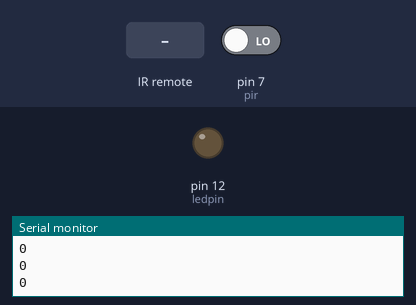
Bench run of a sketch on a simulated Arduino Uno, built with avr-gcc and run on an emulated ATmega328P. Parts: output pins drawn as LEDs (lit = HIGH), the last lines printed to the serial monitor. The test bench sets the inputs (shaded band); at power-on: pin 7 (pir) LOW.

Above: at 2.8 s.
2.9 s: infrared code 0x40BFC837 received
At 3.3 s:
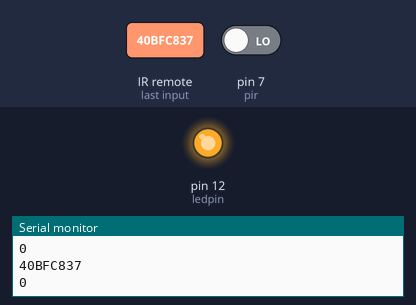
7.5 s: pin 7 (pir) driven HIGH
At 10.2 s:
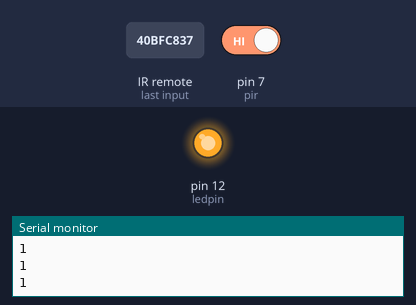
10.5 s: pin 7 (pir) driven LOW
At 12.6 s:
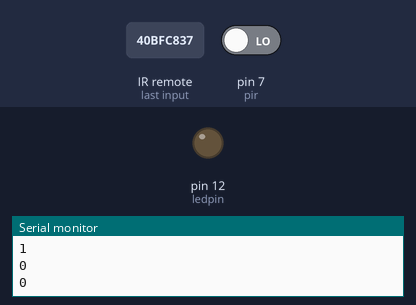
Timing chart, 0 to 14.1 s (numbered marks = the images above; inputs shaded):
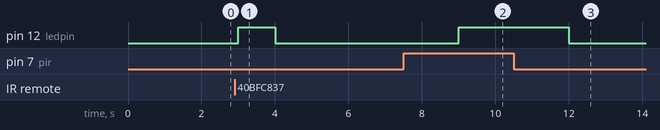

The sketch:

vc.ino
```cpp
#include <IRremote.h>
const int RECV_PIN = A5;
IRrecv irrecv(RECV_PIN);
decode_results results;
int ledpin = 12;
int pir = 7;
int val = 0;
bool light = false;

void setup(){
  Serial.begin(9600);
  irrecv.enableIRIn();
  irrecv.blink13(true);
  pinMode(pir,INPUT);
  pinMode(12, OUTPUT);

}

void loop(){
  val = digitalRead(pir);
  Serial.println(val);
  delay(1000);
  digitalWrite(ledpin,val);

  if (val == 1){
    digitalWrite(ledpin,HIGH);
  }
  else{
    digitalWrite(ledpin,LOW);
  }

    if (irrecv.decode(&results)){
        Serial.println(results.value, HEX);

        switch(results.value){
          case 0x40BF48B7: //Keypad button "red"
          digitalWrite(12, LOW);

          }

        switch(results.value){
          case 0x40BFC837: //Keypad button "green"
          digitalWrite(12, HIGH);


          }

        irrecv.resume();
    }
}
```

Measured:
- after the input at 2.9 s, pin 12 (ledpin): LOW → HIGH after 0.10 s, → LOW 1.0 s later
- after the input at 7.5 s, pin 12 (ledpin): LOW → HIGH after 1.5 s
- after the input at 10.5 s, pin 12 (ledpin): HIGH → LOW after 1.5 s
